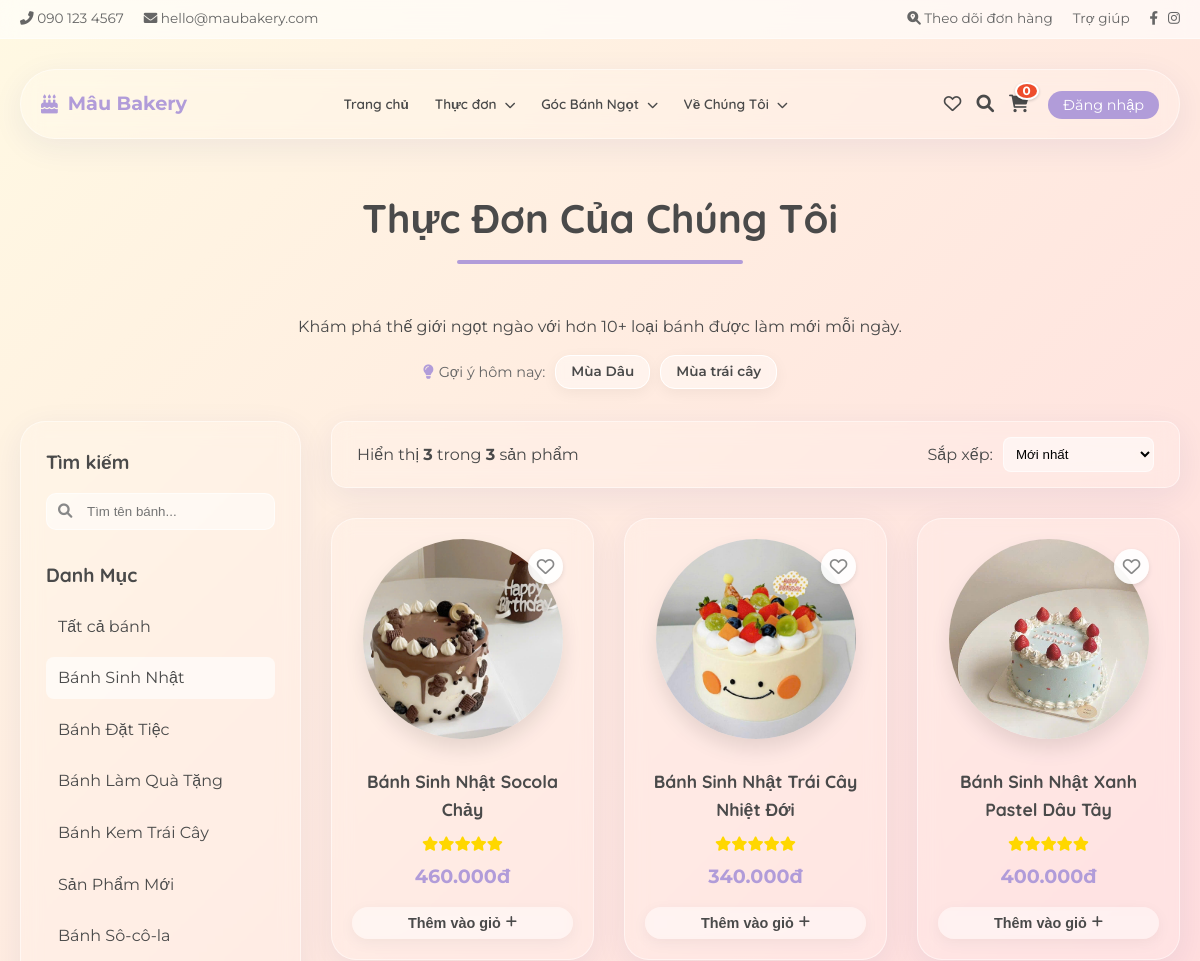
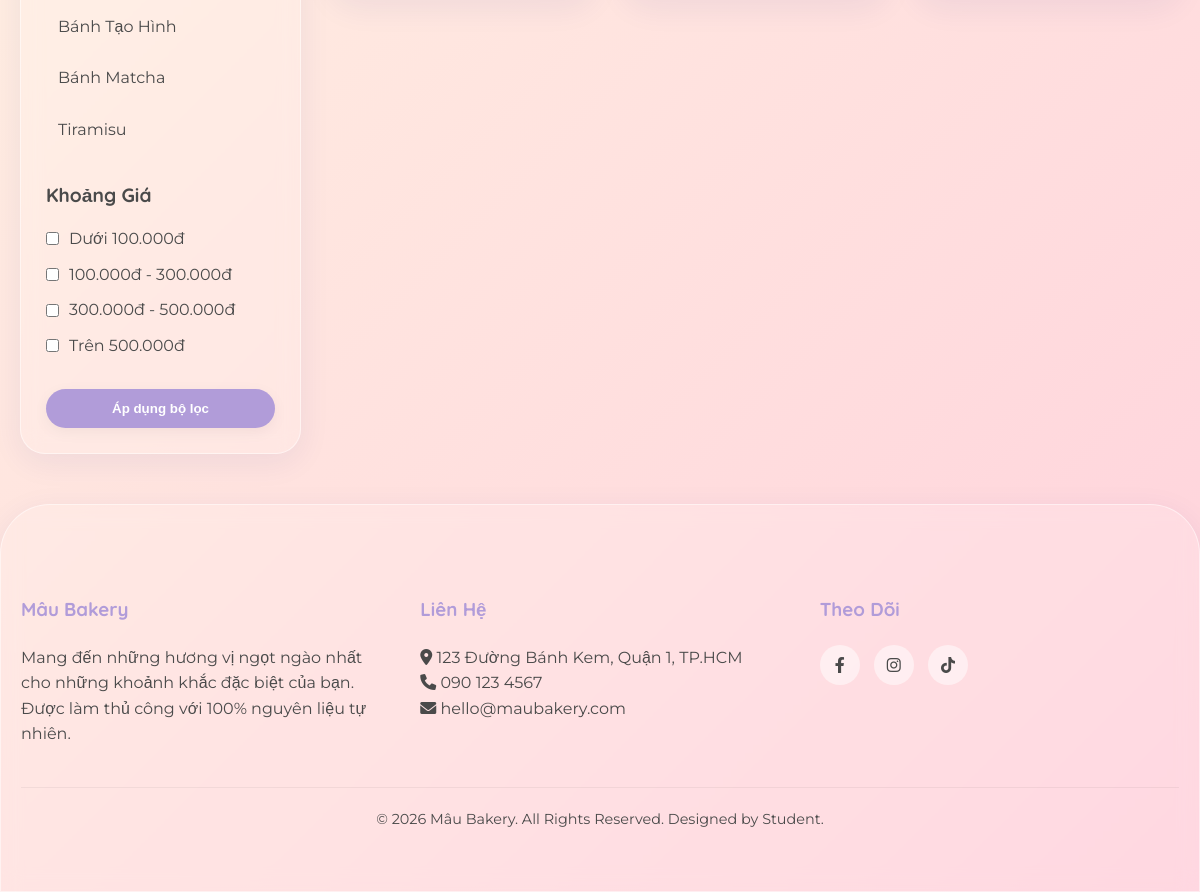
/index.php?page=menu&category=banh-sinh-nhat, run on the app's committed database (2 pictures, top to bottom).
### tables this page shows
CREATE TABLE `featured_tags` (
  `id` int(11) NOT NULL AUTO_INCREMENT,
  `name` varchar(255) NOT NULL,
  `url` varchar(255) NOT NULL,
  `icon` varchar(50) DEFAULT NULL,
  `sort_order` int(11) NOT NULL DEFAULT 0,
  `is_active` tinyint(1) NOT NULL DEFAULT 1,
  `created_at` timestamp NOT NULL DEFAULT current_timestamp(),
  `updated_at` timestamp NOT NULL DEFAULT current_timestamp() ON UPDATE current_timestamp(),
  PRIMARY KEY (`id`)
);

CREATE TABLE `categories` (
  `id` int(11) NOT NULL AUTO_INCREMENT,
  `name` varchar(100) NOT NULL,
  `slug` varchar(100) NOT NULL,
  `image` text DEFAULT NULL,
  `is_active` tinyint(1) DEFAULT 1,
  PRIMARY KEY (`id`),
  UNIQUE KEY `name` (`name`),
  UNIQUE KEY `slug` (`slug`)
);

CREATE TABLE `products` (
  `id` int(11) NOT NULL AUTO_INCREMENT,
  `category_id` int(11) NOT NULL,
  `name` varchar(150) NOT NULL,
  `slug` varchar(150) NOT NULL,
  `description` text DEFAULT NULL,
  `base_price` decimal(10,2) NOT NULL,
  `image` text DEFAULT NULL,
  `views` int(11) DEFAULT 0,
  `is_featured` tinyint(1) DEFAULT 0,
  `is_active` tinyint(1) DEFAULT 1,
  `created_at` datetime DEFAULT current_timestamp(),
  PRIMARY KEY (`id`),
  UNIQUE KEY `slug` (`slug`),
  KEY `category_id` (`category_id`),
  CONSTRAINT `fk_products_categories` FOREIGN KEY (`category_id`) REFERENCES `categories` (`id`) ON DELETE CASCADE
);

### controllers/MenuController.php (called while the page is built, shortened)
<?php
$categories = [];
if (isset($conn)) {
    try {
        $stmt_cat = $conn->prepare("SELECT * FROM categories WHERE is_active = 1");
        $stmt_cat->execute();
        $categories = $stmt_cat->fetchAll();
    } catch (PDOException $e) {
        $categories = [];
    }
}
if (isset($conn)) {
    try {
        $stmt_tags = $conn->prepare("SELECT * FROM featured_tags WHERE is_active = 1 ORDER BY sort_order ASC");
        $stmt_tags->execute();
        $tags = $stmt_tags->fetchAll();
    } catch (PDOException $e) {
        $tags = [];
    }
}
$user_favorites = [];
$keyword = isset($_GET['keyword']) ? trim($_GET['keyword']) : '';
$category_slug = isset($_GET['category']) ? $_GET['category'] : '';
$price_filters = isset($_GET['price']) ? $_GET['price'] : [];
$sort = isset($_GET['sort']) ? $_GET['sort'] : 'newest';
$page = isset($_GET['p']) ? intval($_GET['p']) : 1;
$limit = 20;
$offset = ($page - 1) * $limit;
$category_id = null;
if ($category_slug && !empty($categories)) {
    foreach ($categories as $cat) {
        if ($cat['slug'] === $category_slug) {
            $category_id = $cat['id'];
            break;
        }
    }
}
$where_clauses = ["is_active = 1"];
$params = [];
if ($category_id) {
    $where_clauses[] = "category_id = :cat_id";
    $params['cat_id'] = $category_id;
}
$order_by = "created_at DESC";
$sql_where = implode(" AND ", $where_clauses);
if (isset($conn)) {
    try {
        $stmt_count = $conn->prepare("SELECT COUNT(*) FROM products WHERE $sql_where");
        $stmt_count->execute($params);
        $total_products = $stmt_count->fetchColumn();
        $sql = "SELECT * FROM products WHERE $sql_where ORDER BY $order_by LIMIT $limit OFFSET $offset";
        $stmt_prod = $conn->prepare($sql);
        $stmt_prod->execute($params);
        $products = $stmt_prod->fetchAll();
    } catch (PDOException $e) {
        $products = [];
    }
}
?>

### views/menu.php (the view, shortened to what this page needs)
<?php
require_once 'controllers/MenuController.php';
?>
<div class="container mt-2 mb-2">
    <div class="text-center mb-2">
        <h1 class="section-title">Thực Đơn Của Chúng Tôi</h1>
        <p class="mb-1">Khám phá thế giới ngọt ngào với hơn 10+ loại bánh được làm mới mỗi ngày.</p>
        <div style="display: flex; justify-content: center; gap: 10px; flex-wrap: wrap; margin-bottom: 30px;">
            <span style="font-size: 0.9rem; color: #666; display: flex; align-items: center;"><i
                    class="fas fa-lightbulb" style="color: var(--accent-color); margin-right: 5px;"></i> Gợi ý hôm
                nay:</span>
            <?php foreach ($tags as $tag): ?>
                <a href="<?php echo htmlspecialchars($tag['url']); ?>" class="btn-glass"
                    style="padding: 5px 15px; font-size: 0.85rem; border-radius: 15px; display: flex; align-items: center; gap: 5px; text-decoration: none; color: inherit;">
                    <?php echo htmlspecialchars($tag['name']); ?>
                </a>
            <?php endforeach; ?>
        </div>
    </div>
    <div style="display: flex; flex-wrap: wrap; gap: 30px;">
        <form method="GET" action="index.php" id="filterForm">
            <div class="glass-panel" style="padding: 25px; position: sticky; top: 100px;">
                <div style="margin-bottom: 30px;">
                    <h3 style="margin-bottom: 15px; font-size: 1.2rem;">Tìm kiếm</h3>
                    <div style="position: relative;">
                        <input type="text" name="keyword" id="searchInput" autocomplete="off"
                            placeholder="Tìm tên bánh..." value="<?php echo htmlspecialchars($keyword); ?>"
                            style="width: 100%; padding: 10px 10px 10px 40px; border-radius: 10px; border: 1px solid rgba(255,255,255,0.6); background: rgba(255,255,255,0.5); outline: none;">
                        <i class="fas fa-search"
                            style="position: absolute; left: 12px; top: 50%; transform: translateY(-50%); color: #888; font-size: 0.9rem;"></i>
                    </div>
                </div>
                <div style="margin-bottom: 30px;">
                    <h3 style="margin-bottom: 15px; font-size: 1.2rem;">Danh Mục</h3>
                    <ul style="display: flex; flex-direction: column; gap: 10px;">
                        <li>
                            <a href="index.php?page=menu"
                                style="display: flex; justify-content: space-between; align-items: center; padding: 8px 12px; border-radius: 8px; transition: all 0.2s; background: <?php echo empty($category_slug) ? 'rgba(255,255,255,0.6)' : 'transparent'; ?>">
                                <span>Tất cả bánh</span>
                            </a>
                        </li>
                        <?php foreach ($categories as $cat): ?>
                            <li>
                                <a href="index.php?page=menu&category=<?php echo $cat['slug']; ?>"
                                    style="display: flex; justify-content: space-between; align-items: center; padding: 8px 12px; border-radius: 8px; transition: all 0.2s; background: <?php echo ($category_slug == $cat['slug']) ? 'rgba(255,255,255,0.6)' : 'transparent'; ?>">
                                    <span><?php echo $cat['name']; ?></span>
                                </a>
                            </li>
                        <?php endforeach; ?>
                    </ul>
                </div>
                <div style="margin-bottom: 30px;">
                    <h3 style="margin-bottom: 15px; font-size: 1.2rem;">Khoảng Giá</h3>
                    <div style="display: flex; flex-direction: column; gap: 10px;">
                        <label style="display: flex; align-items: center; cursor: pointer;">
                            <input type="checkbox" name="price[]" value="under100" style="margin-right: 10px;" <?php echo in_array('under100', $price_filters) ? 'checked' : ''; ?>> Dưới 100.000đ
                        </label>
                        <label style="display: flex; align-items: center; cursor: pointer;">
                            <input type="checkbox" name="price[]" value="100-300" style="margin-right: 10px;" <?php echo in_array('100-300', $price_filters) ? 'checked' : ''; ?>> 100.000đ - 300.000đ
                        </label>
                        <label style="display: flex; align-items: center; cursor: pointer;">
                            <input type="checkbox" name="price[]" value="300-500" style="margin-right: 10px;" <?php echo in_array('300-500', $price_filters) ? 'checked' : ''; ?>> 300.000đ - 500.000đ
                        </label>
                        <label style="display: flex; align-items: center; cursor: pointer;">
                            <input type="checkbox" name="price[]" value="above500" style="margin-right: 10px;" <?php echo in_array('above500', $price_filters) ? 'checked' : ''; ?>> Trên 500.000đ
                        </label>
                    </div>
                </div>
                <button type="submit" class="btn-glass btn-primary"
                    style="width: 100%; border: none; cursor: pointer;">Áp dụng bộ lọc</button>
            </div>
        </form>
        <div style="flex: 3; min-width: 300px;">
            <div class="glass-panel"
                style="padding: 15px 25px; margin-bottom: 30px; display: flex; justify-content: space-between; align-items: center; border-radius: 15px;">
                <span>Hiển thị <strong><?php echo count($products); ?></strong> trong
                    <strong><?php echo $total_products; ?></strong> sản phẩm</span>
                <div style="display: flex; align-items: center; gap: 10px;">
                    <span>Sắp xếp:</span>
                    <select onchange="window.location.href=updateQueryString('sort', this.value)"
                        style="padding: 8px; border-radius: 8px; border: 1px solid rgba(255,255,255,0.6); background: rgba(255,255,255,0.5); outline: none;">
                        <option value="newest" <?php echo $sort == 'newest' ? 'selected' : ''; ?>>Mới nhất</option>
                    </select>
                </div>
            </div>
            <div class="product-grid" style="grid-template-columns: repeat(auto-fill, minmax(260px, 1fr));">
                <?php if (empty($products)): ?>
                    <p style="grid-column: 1/-1; text-align: center; color: #888; padding: 40px;">Không tìm thấy sản phẩm
                        nào phù hợp.</p>
                <?php else: ?>
                    <?php foreach ($products as $product): ?>
                        <div class="glass-panel product-card"
                            onclick="window.location.href='index.php?page=product_detail&id=<?php echo $product['id']; ?>'"
                            style="cursor: pointer;">
                            <div style="position: relative;">
                                <img src="<?php echo htmlspecialchars($product['image']); ?>" class="product-img" loading="lazy"
                                    alt="<?php echo htmlspecialchars($product['name']); ?>">
                                <div class="favorite-btn" onclick="toggleFavorite(event, <?php echo $product['id']; ?>)"
                                    style="position: absolute; top: 10px; right: 10px; width: 35px; height: 35px; background: rgba(255,255,255,0.9); border-radius: 50%; display: flex; align-items: center; justify-content: center; cursor: pointer; box-shadow: 0 2px 5px rgba(0,0,0,0.1); transition: transform 0.2s;">
                                    <i class="<?php echo in_array($product['id'], $user_favorites) ? 'fas' : 'far'; ?> fa-heart"
                                        style="color: <?php echo in_array($product['id'], $user_favorites) ? '#e74c3c' : '#888'; ?>; font-size: 1.1rem;"></i>
                                </div>
                            </div>
                            <h3 class="product-name" style="font-size: 1.1rem;">
                                <?php echo $product['name']; ?>
                            </h3>
                            <div style="color: #FFD700; font-size: 0.9rem; margin-bottom: 5px;">
                                <i class="fas fa-star"></i><i class="fas fa-star"></i><i class="fas fa-star"></i><i
                                    class="fas fa-star"></i><i class="fas fa-star"></i>
                            </div>
                            <p class="product-price">
                                <?php echo number_format($product['base_price'], 0, ',', '.'); ?>đ
                            </p>
                            <div class="product-actions" style="margin-top: 15px;">
                                <button
                                    onclick="addToCart(<?php echo $product['id']; ?>, '<?php echo addslashes($product['name']); ?>', <?php echo $product['base_price']; ?>); event.stopPropagation();"
                                    class="btn-glass"
                                    style="padding: 8px 15px; width: 100%; font-size: 0.9rem; border-radius: 50px; display: flex; align-items: center; justify-content: center; text-decoration: none; border: none; cursor: pointer;">
                                    Thêm vào giỏ <i class="fas fa-plus" style="font-size: 0.8rem; margin-left: 5px;"></i>
                                </button>
                            </div>
                        </div>
                    <?php endforeach; ?>
                <?php endif; ?>
            </div>
        </div>
    </div>
</div>
<link rel="stylesheet" href="assets/css/search.css">

### assets/css/style.css (style rules this page uses)
:root { --primary-color: #ffd1dc; --primary-dark: #ffb7c5; --secondary-color: #fff9e3; --accent-color: #b19cd9; --text-color: #4a4a4a; --white: #ffffff; --glass-bg: rgba(255, 255, 255, 0.15); --glass-border: rgba(255, 255, 255, 0.5); --shadow-soft: 0 8px 32px 0 rgba(31, 38, 135, 0.07); }
* { margin: 0; padding: 0; box-sizing: border-box; }
html { scroll-behavior: smooth; }
body { font-family: "Montserrat", sans-serif; color: var(--text-color); background: linear-gradient(135deg, #fff9e3 0%, #ffd1dc 100%); min-height: 100vh; line-height: 1.6; -webkit-font-smoothing: antialiased; -moz-osx-font-smoothing: grayscale; }
h1, h2, h3, h4, h5, h6 { font-family: "Quicksand", sans-serif; font-weight: 700; }
a { text-decoration: none; color: inherit; transition: all 0.3s ease; }
ul { list-style: none; }
.container { max-width: 1200px; margin: 0 auto; padding: 0 20px; }
.text-center { text-align: center; }
.mt-2 { margin-top: 2rem; }
.mb-1 { margin-bottom: 1rem; }
.mb-2 { margin-bottom: 2rem; }
.glass-panel { background: var(--glass-bg); backdrop-filter: blur(10px); -webkit-backdrop-filter: blur(10px); border: 1px solid var(--glass-border); border-radius: 25px; box-shadow: var(--shadow-soft); }
.btn-glass { display: inline-block; padding: 12px 30px; background: rgba(255, 255, 255, 0.4); border: 1px solid var(--white); border-radius: 50px; font-weight: 600; backdrop-filter: blur(4px); cursor: pointer; color: var(--text-color); box-shadow: 0 4px 15px rgba(0, 0, 0, 0.05); }
.btn-primary { background: var(--accent-color); color: white; border: none; }
.section-title { text-align: center; font-size: 2.5rem; margin-bottom: 50px; position: relative; display: table; margin: 0 auto 50px auto; }
.section-title::after { content: ""; display: block; width: 60%; height: 4px; background: var(--accent-color); margin: 10px auto 0; border-radius: 2px; }
.product-grid { display: grid; grid-template-columns: repeat(auto-fit, minmax(280px, 1fr)); gap: 30px; margin-bottom: 60px; }
.product-card { padding: 20px; text-align: center; transition: all 0.3s ease; }
.product-img { width: 200px; height: 200px; object-fit: cover; border-radius: 50%; margin-bottom: 20px; box-shadow: 0 10px 20px rgba(0, 0, 0, 0.1); transition: transform 0.3s ease; }
.product-name { font-size: 1.3rem; margin-bottom: 10px; }
.product-price { font-size: 1.2rem; color: var(--accent-color); font-weight: 700; margin-bottom: 15px; }

### data on the page
featured_tags: name "Mùa Dâu"
featured_tags: name "Mùa trái cây"
categories: name "Bánh Sinh Nhật"
categories: name "Bánh Đặt Tiệc"
categories: name "Bánh Làm Quà Tặng"
categories: name "Bánh Kem Trái Cây"
categories: name "Sản Phẩm Mới"
categories: name "Bánh Sô-cô-la"
categories: name "Bánh Tạo Hình"
categories: name "Bánh Matcha"
categories: name "Tiramisu"
products: image (picture), name "Bánh Sinh Nhật Socola Chảy", base_price "460.000"
products: image (picture), name "Bánh Sinh Nhật Trái Cây Nhiệt Đới", base_price "340.000"
products: image (picture), name "Bánh Sinh Nhật Xanh Pastel Dâu Tây", base_price "400.000"

### other printed values
$cart_count "0"
count($products) "3"
$total_products "3"
